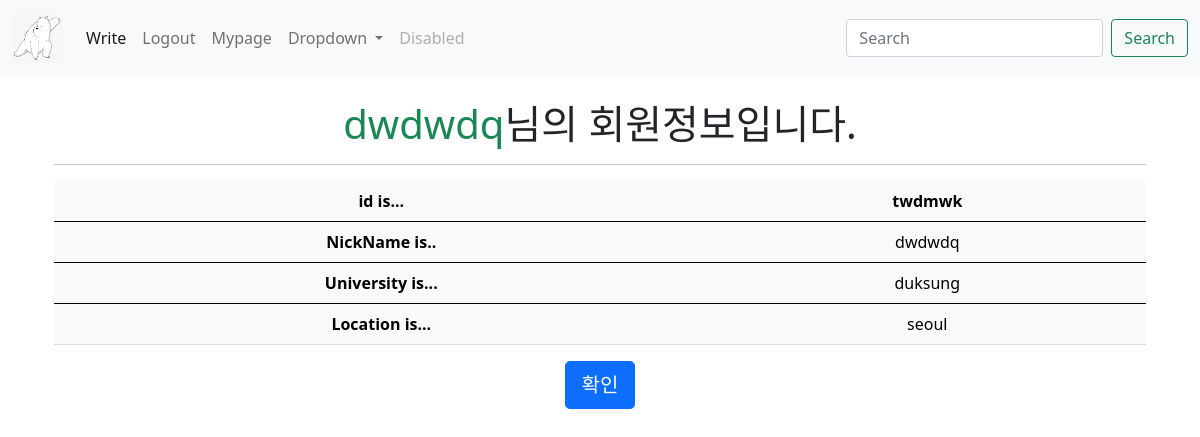
Screenshot of /account/mypage/ (signed in) with the database file from the repository.
### account/models.py (models this page shows)
class CustomUser(AbstractUser):
  nickname=models.CharField(max_length=100)
  university=models.CharField(max_length=50)
  location=models.CharField(max_length=200)

### account/views.py (the view)
# urls.py: path('mypage/',mypage_view,name="mypage"),
def mypage_view(request):
    return render(request, 'mypage.html')

### account/templates/mypage.html
{% extends 'base.html' %}
{% load bootstrap5 %}
{% block content %}
    <br>
    <div class="container">
        {% if user.is_authenticated %}
        <h1><span class="text-success">{{user.nickname}}</span>님의 회원정보입니다.</h1>
        <hr>
        <table class="table">
        <tbody>
            <tr class="table-light">
            <th scope="col">id is...</th>
            <th scope="col">{{user.username}}</th>
            </tr>
        </tbody>
        <tbody>
            <tr class="table-light">
            <th scope="row">NickName is..</th>
            <td>{{user.nickname}}</td>
            </tr>
        </tbody>
        <tbody>
            <tr class="table-light">
            <th scope="row">University is...</th>
            <td>{{user.university}}</td>
            </tr>
        </tbody>
        <tbody>
            <tr class="table-light">
            <th scope="row">Location is...</th>
            <td>{{user.location}}</td>
            </tr>
        </tbody>
        </table>
        <div class="d-grid gap-2">
        <a href="{% url 'home' %}"><button class="btn btn-lg btn-primary" type="button">확인</button></a>
        </div>
    {% else %}
            <p>로그인 해주세요</p>
            <hr>
    {% endif %}
    </div>
{% endblock %}

### lionproject/templates/base.html (style rules this page uses)
body { text-align: center; }

### rows the page displays
CustomUser: nickname "dwdwdq", username "twdmwk", university "duksung", location "seoul"
